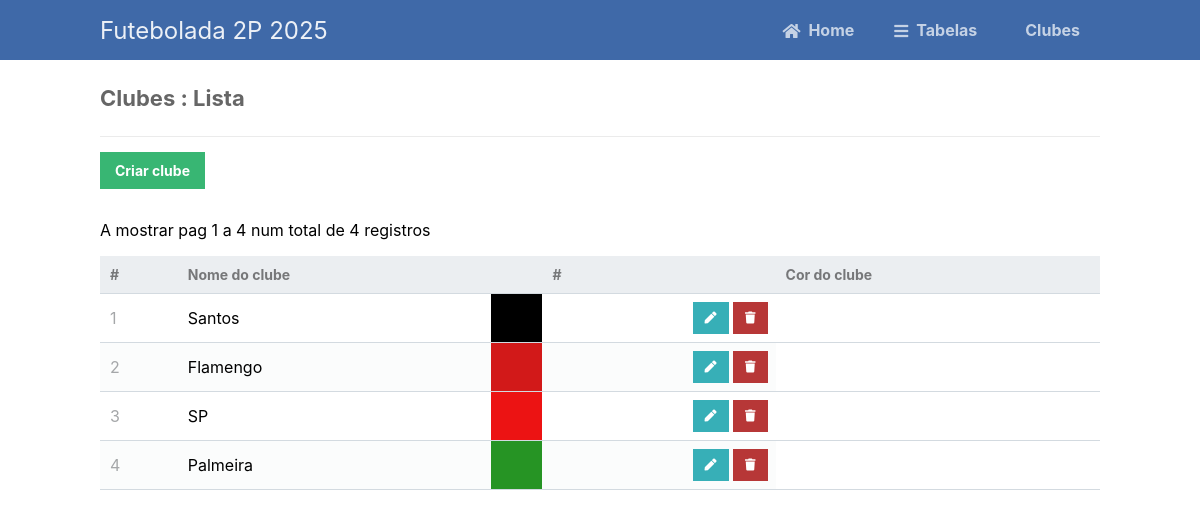
Before: /14642_futebolada/clubes/clube_read.php with the older database file.
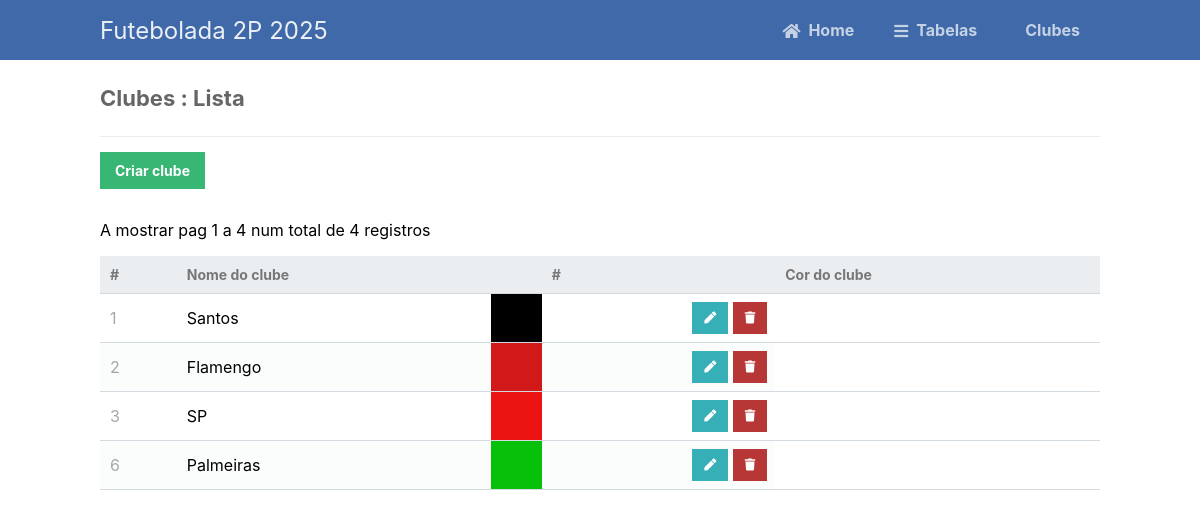
After: the same page with the newer database file.
### tables this page shows
CREATE TABLE `clube` (
  `idclube` int(11) NOT NULL,
  `nome` varchar(100) NOT NULL,
  `cor` varchar(50) NOT NULL,
  `hino` text NOT NULL
);

### 14642_futebolada/inc/config.php (called while the page is built)
<?php
    $records_per_page = 5;
    $project_path = "/14642_futebolada";
?>

### 14642_futebolada/clubes/clube_read.php (the view, shortened to what this page needs)
<?php
include '../inc/config.php';
include '../inc/functions.php';
$pdo = pdo_connect_mysql();
$page = isset($_GET['page']) && is_numeric($_GET['page']) ? (int)$_GET['page'] : 1;
$stmt = $pdo->prepare('SELECT * FROM clube ORDER BY idclube LIMIT :current_page, :record_per_page');
$stmt->bindValue(':current_page', ($page-1)*$records_per_page, PDO::PARAM_INT);
$stmt->bindValue(':record_per_page', $records_per_page, PDO::PARAM_INT);
$stmt->execute();
$lista_clubes = $stmt->fetchAll(PDO::FETCH_ASSOC);
$num_clubes = $pdo->query('SELECT COUNT(*) FROM clube')->fetchColumn();
$pag_begin = ($page - 1) * $records_per_page + 1;
$pag_end = $page * $records_per_page;
if ($pag_end > $num_clubes) $pag_end = $num_clubes;
?>
<?=template_header('Clubes : Lista', $project_path)?>
<div class="content read">
	<h2>Clubes : Lista</h2>
	<a href="clube_create.php" class="create-contact">Criar clube</a>
    <p>
        A mostrar pag <?php echo ($pag_begin) . " a " . $pag_end; ?>
        num total de <?php echo $num_clubes; ?> registros
    </p>
	<table>
        <thead>
            <tr>
                <td>#</td>
                <td>Nome do clube</td>
                <td></td>
                <td>#</td>
                <td>Cor do clube</td>
                <td></td>
            </tr>
        </thead>
        <tbody>
            <?php foreach ($lista_clubes as $item): ?>
            <tr>
                <td><?=$item['idclube']?></td>
                <td><?=$item['nome']?></td>
                <td style="background: <?=$item['cor']?>;"></td>
                <td class="actions">
                    <a href="clube_update.php?id=<?=$item['idclube']?>" class="edit"><i class="fas fa-pen fa-xs"></i></a>
                    <a href="clube_delete.php?id=<?=$item['idclube']?>" class="trash"><i class="fas fa-trash fa-xs"></i></a>
                </td>
            </tr>
            <?php endforeach; ?>
        </tbody>
    </table>
</div>
<?=template_footer()?>

### 14642_futebolada/inc/functions.php (shortened to what this page needs)
<?php
function template_header($title, $project_path) {
echo <<<EOT
<!DOCTYPE html>
<html>
	<head>
		<meta charset="utf-8">
		<title>$title</title>
		<link href="{$project_path}/css/style.css" rel="stylesheet" type="text/css">
		<link rel="stylesheet" href="https://use.fontawesome.com/releases/v5.7.1/css/all.css">
	</head>
	<body>
    <nav class="navtop">
    	<div>
    		<h1>Futebolada 2P 2025</h1>
            <a href="{$project_path}/index.php"><i class="fas fa-home"></i>Home</a>
    		<a href="{$project_path}/tabelas/tabela_read.php"><i class="fas fa-bars"></i>Tabelas</a>
			<a href="{$project_path}/clubes/clube_read.php"><i class="fa fa-futbol-o"></i>Clubes</a>
    	</div>
    </nav>
EOT;
}
function template_footer() {
echo <<<EOT
    </body>
</html>
EOT;
}
?>

### 14642_futebolada/css/style.css (style rules this page uses)
* { box-sizing: border-box; font-family: -apple-system, BlinkMacSystemFont, "segoe ui", roboto, oxygen, ubuntu, cantarell, "fira sans", "droid sans", "helvetica neue", Arial, sans-serif; font-size: 16px; -webkit-font-smoothing: antialiased; -moz-osx-font-smoothing: grayscale; }
body { background-color: #FFFFFF; margin: 0; }
.navtop { background-color: #3f69a8; height: 60px; width: 100%; border: 0; }
.navtop div { display: flex; margin: 0 auto; width: 1000px; height: 100%; }
.navtop div h1, .navtop div a { display: inline-flex; align-items: center; }
.navtop div h1 { flex: 1; font-size: 24px; padding: 0; margin: 0; color: #ecf0f6; font-weight: normal; }
.navtop div a { padding: 0 20px; text-decoration: none; color: #c5d2e5; font-weight: bold; }
.navtop div a i { padding: 2px 8px 0 0; }
.content { width: 1000px; margin: 0 auto; }
.content h2 { margin: 0; padding: 25px 0; font-size: 22px; border-bottom: 1px solid #ebebeb; color: #666666; }
.read .create-contact { display: inline-block; text-decoration: none; background-color: #38b673; font-weight: bold; font-size: 14px; color: #FFFFFF; padding: 10px 15px; margin: 15px 0; }
.read table { width: 100%; padding-top: 30px; border-collapse: collapse; }
.read table thead { background-color: #ebeef1; border-bottom: 1px solid #d3dae0; }
.read table thead td { padding: 10px; font-weight: bold; color: #767779; font-size: 14px; }
.read table tbody tr { border-bottom: 1px solid #d3dae0; }
.read table tbody tr:nth-child(even) { background-color: #fbfcfc; }
.read table tbody tr td { padding: 10px; }
.read table tbody tr td:nth-child(1) { color: #a5a7a9; }
.read table tbody tr td.actions { padding: 8px; text-align: right; }
.read table tbody tr td.actions .edit, .read table tbody tr td.actions .trash { display: inline-flex; text-align: right; text-decoration: none; color: #FFFFFF; padding: 10px 12px; }
.read table tbody tr td.actions .trash { background-color: #b73737; }
.read table tbody tr td.actions .edit { background-color: #37afb7; }

Changed rows visible on the page:
removed clube: idclube "4", nome "Palmeira"
added clube: idclube "6", nome "Palmeiras"
